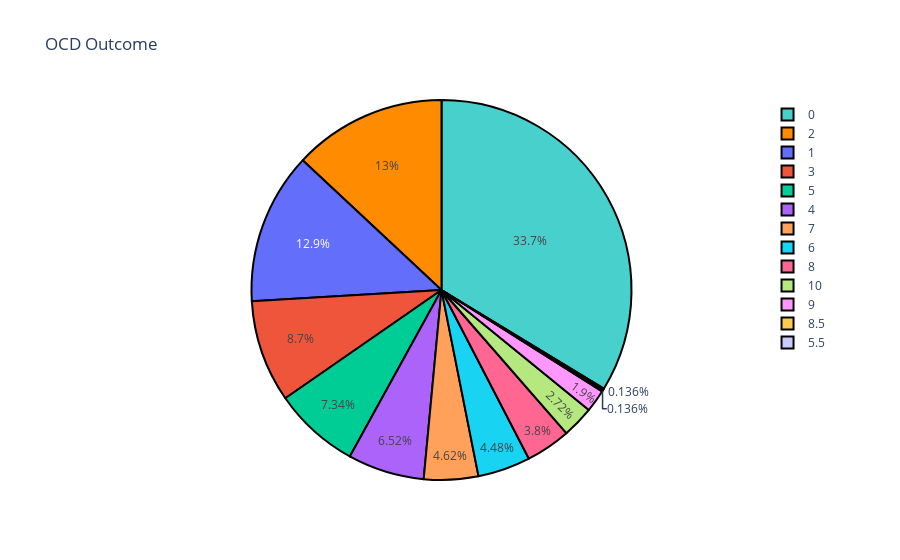

This figure's notebook cell:
### Markdown cell above
### Observation

* __Highest percentage of those people who give 0 self_rating for their Insomnia and the number of people are 149.__ 
<br>

* __Lowest percentage of those people who give 9 self_rating for their Insomnia and the number of people are 27.__
<br>

### Code cell
dist = df['OCD'].value_counts()
colors = ['mediumturquoise', 'darkorange']
trace = go.Pie(values=(np.array(dist)),labels=dist.index)
layout = go.Layout(title='OCD Outcome')
data = [trace]
fig = go.Figure(trace,layout)
fig.update_traces(marker=dict(colors=colors, line=dict(color='#000000', width=2)))
fig.show()

### Figure 1 — Plotly figure (JSON) as saved in the notebook; plotly's stock layout.template omitted (floating-point values rounded to 4 significant figures)
{"data": [{"labels": [0, 2, 1, 3, 5, 4, 7, 6, 8, 10, 9, 8.5, 5.5], "marker": {"colors": ["mediumturquoise", "darkorange"], "line": {"color": "#000000", "width": 2}}, "type": "pie", "values": [248, 96, 95, 64, 54, 48, 34, 33, 28, 20, 14, 1, 1]}], "layout": {"title": {"text": "OCD Outcome"}}}
